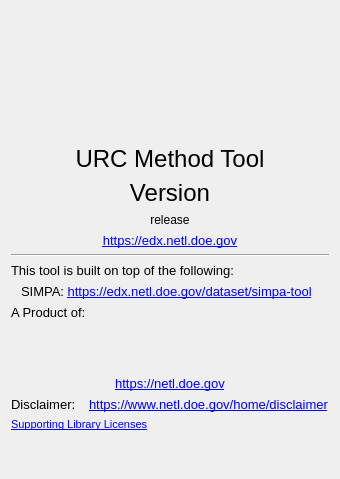
<?xml version="1.0" encoding="UTF-8"?>
<ui version="4.0">
 <class>Dialog</class>
 <widget class="QDialog" name="Dialog">
  <property name="geometry">
   <rect>
    <x>0</x>
    <y>0</y>
    <width>340</width>
    <height>479</height>
   </rect>
  </property>
  <property name="sizePolicy">
   <sizepolicy hsizetype="Fixed" vsizetype="Fixed">
    <horstretch>0</horstretch>
    <verstretch>0</verstretch>
   </sizepolicy>
  </property>
  <property name="minimumSize">
   <size>
    <width>340</width>
    <height>432</height>
   </size>
  </property>
  <property name="maximumSize">
   <size>
    <width>340</width>
    <height>632</height>
   </size>
  </property>
  <property name="windowTitle">
   <string>About URC Tool</string>
  </property>
  <layout class="QVBoxLayout" name="verticalLayout">
   <item>
    <layout class="QHBoxLayout" name="horizontalLayout">
     <item>
      <spacer name="horizontalSpacer">
       <property name="orientation">
        <enum>Qt::Horizontal</enum>
       </property>
       <property name="sizeHint" stdset="0">
        <size>
         <width>40</width>
         <height>20</height>
        </size>
       </property>
      </spacer>
     </item>
     <item>
      <widget class="QLabel" name="ogaLogo">
       <property name="sizePolicy">
        <sizepolicy hsizetype="Fixed" vsizetype="Fixed">
         <horstretch>0</horstretch>
         <verstretch>0</verstretch>
        </sizepolicy>
       </property>
       <property name="minimumSize">
        <size>
         <width>116</width>
         <height>128</height>
        </size>
       </property>
       <property name="maximumSize">
        <size>
         <width>116</width>
         <height>128</height>
        </size>
       </property>
       <property name="text">
        <string/>
       </property>
       <property name="scaledContents">
        <bool>true</bool>
       </property>
       <property name="alignment">
        <set>Qt::AlignCenter</set>
       </property>
      </widget>
     </item>
     <item>
      <spacer name="horizontalSpacer_2">
       <property name="orientation">
        <enum>Qt::Horizontal</enum>
       </property>
       <property name="sizeHint" stdset="0">
        <size>
         <width>40</width>
         <height>20</height>
        </size>
       </property>
      </spacer>
     </item>
    </layout>
   </item>
   <item>
    <widget class="QLabel" name="label_6">
     <property name="font">
      <font>
       <pointsize>18</pointsize>
      </font>
     </property>
     <property name="text">
      <string>URC Method Tool</string>
     </property>
     <property name="alignment">
      <set>Qt::AlignCenter</set>
     </property>
    </widget>
   </item>
   <item>
    <widget class="QLabel" name="versionLbl">
     <property name="font">
      <font>
       <pointsize>18</pointsize>
      </font>
     </property>
     <property name="text">
      <string>Version</string>
     </property>
     <property name="alignment">
      <set>Qt::AlignCenter</set>
     </property>
    </widget>
   </item>
   <item>
    <widget class="QLabel" name="releaseLbl">
     <property name="text">
      <string>release</string>
     </property>
     <property name="alignment">
      <set>Qt::AlignCenter</set>
     </property>
    </widget>
   </item>
   <item>
    <widget class="QLabel" name="label">
     <property name="font">
      <font>
       <pointsize>10</pointsize>
      </font>
     </property>
     <property name="text">
      <string>&lt;a href=&quot;https://edx.netl.doe.gov&quot;&gt;https://edx.netl.doe.gov&lt;/a&gt;</string>
     </property>
     <property name="alignment">
      <set>Qt::AlignCenter</set>
     </property>
     <property name="openExternalLinks">
      <bool>true</bool>
     </property>
     <property name="textInteractionFlags">
      <set>Qt::LinksAccessibleByKeyboard|Qt::LinksAccessibleByMouse</set>
     </property>
    </widget>
   </item>
   <item>
    <widget class="Line" name="line">
     <property name="orientation">
      <enum>Qt::Horizontal</enum>
     </property>
    </widget>
   </item>
   <item>
    <widget class="QLabel" name="label_7">
     <property name="font">
      <font>
       <pointsize>10</pointsize>
      </font>
     </property>
     <property name="text">
      <string>This tool is built on top of the following:</string>
     </property>
    </widget>
   </item>
   <item>
    <widget class="QLabel" name="label_8">
     <property name="font">
      <font>
       <pointsize>10</pointsize>
      </font>
     </property>
     <property name="text">
      <string>&lt;html&gt;&lt;head/&gt;&lt;body&gt;&lt;p&gt;SIMPA: &lt;a href=&quot;https://edx.netl.doe.gov/dataset/simpa-tool&quot;&gt;https://edx.netl.doe.gov/dataset/simpa-tool&lt;/a&gt;&lt;/p&gt;&lt;/body&gt;&lt;/html&gt;</string>
     </property>
     <property name="indent">
      <number>10</number>
     </property>
     <property name="openExternalLinks">
      <bool>true</bool>
     </property>
    </widget>
   </item>
   <item>
    <widget class="QLabel" name="label_2">
     <property name="font">
      <font>
       <pointsize>10</pointsize>
      </font>
     </property>
     <property name="text">
      <string>A Product of:</string>
     </property>
    </widget>
   </item>
   <item>
    <layout class="QHBoxLayout" name="horizontalLayout_2">
     <item>
      <spacer name="horizontalSpacer_4">
       <property name="orientation">
        <enum>Qt::Horizontal</enum>
       </property>
       <property name="sizeHint" stdset="0">
        <size>
         <width>40</width>
         <height>20</height>
        </size>
       </property>
      </spacer>
     </item>
     <item>
      <widget class="QLabel" name="netllogo">
       <property name="sizePolicy">
        <sizepolicy hsizetype="Fixed" vsizetype="Fixed">
         <horstretch>0</horstretch>
         <verstretch>0</verstretch>
        </sizepolicy>
       </property>
       <property name="minimumSize">
        <size>
         <width>272</width>
         <height>44</height>
        </size>
       </property>
       <property name="maximumSize">
        <size>
         <width>272</width>
         <height>44</height>
        </size>
       </property>
       <property name="text">
        <string/>
       </property>
       <property name="scaledContents">
        <bool>true</bool>
       </property>
      </widget>
     </item>
     <item>
      <spacer name="horizontalSpacer_3">
       <property name="orientation">
        <enum>Qt::Horizontal</enum>
       </property>
       <property name="sizeHint" stdset="0">
        <size>
         <width>40</width>
         <height>20</height>
        </size>
       </property>
      </spacer>
     </item>
    </layout>
   </item>
   <item>
    <widget class="QLabel" name="label_3">
     <property name="font">
      <font>
       <pointsize>10</pointsize>
      </font>
     </property>
     <property name="text">
      <string>&lt;html&gt;&lt;head/&gt;&lt;body&gt;&lt;p&gt;&lt;a href=&quot;https://netl.doe.gov&quot;&gt;&lt;span style=&quot; text-decoration: underline; color:#0000ff;&quot;&gt;https://netl.doe.gov&lt;/span&gt;&lt;/a&gt;&lt;/p&gt;&lt;/body&gt;&lt;/html&gt;</string>
     </property>
     <property name="scaledContents">
      <bool>true</bool>
     </property>
     <property name="alignment">
      <set>Qt::AlignCenter</set>
     </property>
     <property name="openExternalLinks">
      <bool>true</bool>
     </property>
     <property name="textInteractionFlags">
      <set>Qt::LinksAccessibleByKeyboard|Qt::LinksAccessibleByMouse</set>
     </property>
    </widget>
   </item>
   <item>
    <layout class="QHBoxLayout" name="horizontalLayout_3">
     <item>
      <widget class="QLabel" name="label_4">
       <property name="font">
        <font>
         <pointsize>10</pointsize>
        </font>
       </property>
       <property name="text">
        <string>Disclaimer:</string>
       </property>
      </widget>
     </item>
     <item>
      <widget class="QLabel" name="label_5">
       <property name="sizePolicy">
        <sizepolicy hsizetype="Maximum" vsizetype="Preferred">
         <horstretch>0</horstretch>
         <verstretch>0</verstretch>
        </sizepolicy>
       </property>
       <property name="font">
        <font>
         <pointsize>10</pointsize>
        </font>
       </property>
       <property name="text">
        <string>&lt;html&gt;&lt;head/&gt;&lt;body&gt;&lt;p&gt;&lt;a href=&quot;https://www.netl.doe.gov/home/disclaimer&quot;&gt;&lt;span style=&quot; text-decoration: underline; color:#0000ff;&quot;&gt;https://www.netl.doe.gov/home/disclaimer&lt;/span&gt;&lt;/a&gt;&lt;/p&gt;&lt;/body&gt;&lt;/html&gt;</string>
       </property>
       <property name="openExternalLinks">
        <bool>true</bool>
       </property>
       <property name="textInteractionFlags">
        <set>Qt::LinksAccessibleByKeyboard|Qt::LinksAccessibleByMouse</set>
       </property>
      </widget>
     </item>
    </layout>
   </item>
   <item>
    <widget class="QLabel" name="licensesLnk">
     <property name="font">
      <font>
       <pointsize>8</pointsize>
      </font>
     </property>
     <property name="text">
      <string>&lt;html&gt;&lt;head/&gt;&lt;body&gt;&lt;p&gt;&lt;a href=&quot;LICENSES.txt&quot;&gt; Supporting Library Licenses&lt;/a&gt;&lt;/p&gt;&lt;/body&gt;&lt;/html&gt;</string>
     </property>
     <property name="openExternalLinks">
      <bool>false</bool>
     </property>
     <property name="textInteractionFlags">
      <set>Qt::LinksAccessibleByKeyboard|Qt::LinksAccessibleByMouse</set>
     </property>
    </widget>
   </item>
   <item>
    <spacer name="verticalSpacer">
     <property name="orientation">
      <enum>Qt::Vertical</enum>
     </property>
     <property name="sizeHint" stdset="0">
      <size>
       <width>20</width>
       <height>40</height>
      </size>
     </property>
    </spacer>
   </item>
  </layout>
 </widget>
 <resources/>
 <connections/>
</ui>
